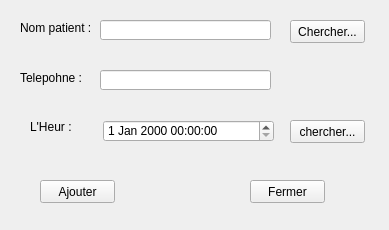
<?xml version="1.0" encoding="UTF-8"?>
<ui version="4.0">
 <class>MainWindow</class>
 <widget class="QMainWindow" name="MainWindow">
  <property name="geometry">
   <rect>
    <x>0</x>
    <y>0</y>
    <width>389</width>
    <height>230</height>
   </rect>
  </property>
  <property name="windowTitle">
   <string>MainWindow</string>
  </property>
  <widget class="QWidget" name="centralwidget">
   <widget class="QLabel" name="label">
    <property name="geometry">
     <rect>
      <x>20</x>
      <y>20</y>
      <width>111</width>
      <height>16</height>
     </rect>
    </property>
    <property name="text">
     <string>Nom patient :</string>
    </property>
   </widget>
   <widget class="QLabel" name="label_2">
    <property name="geometry">
     <rect>
      <x>20</x>
      <y>70</y>
      <width>71</width>
      <height>16</height>
     </rect>
    </property>
    <property name="text">
     <string>Telepohne :</string>
    </property>
   </widget>
   <widget class="QLabel" name="label_3">
    <property name="geometry">
     <rect>
      <x>30</x>
      <y>120</y>
      <width>47</width>
      <height>13</height>
     </rect>
    </property>
    <property name="text">
     <string>L'Heur :</string>
    </property>
   </widget>
   <widget class="QLineEdit" name="nom">
    <property name="geometry">
     <rect>
      <x>100</x>
      <y>20</y>
      <width>171</width>
      <height>20</height>
     </rect>
    </property>
    <property name="readOnly">
     <bool>false</bool>
    </property>
   </widget>
   <widget class="QLineEdit" name="telephone">
    <property name="geometry">
     <rect>
      <x>100</x>
      <y>70</y>
      <width>171</width>
      <height>20</height>
     </rect>
    </property>
   </widget>
   <widget class="QDateTimeEdit" name="date">
    <property name="geometry">
     <rect>
      <x>103</x>
      <y>120</y>
      <width>171</width>
      <height>22</height>
     </rect>
    </property>
   </widget>
   <widget class="QPushButton" name="ajouter">
    <property name="geometry">
     <rect>
      <x>40</x>
      <y>180</y>
      <width>75</width>
      <height>23</height>
     </rect>
    </property>
    <property name="text">
     <string>Ajouter</string>
    </property>
   </widget>
   <widget class="QPushButton" name="fermer">
    <property name="geometry">
     <rect>
      <x>250</x>
      <y>180</y>
      <width>75</width>
      <height>23</height>
     </rect>
    </property>
    <property name="text">
     <string>Fermer</string>
    </property>
   </widget>
   <widget class="QPushButton" name="chercher">
    <property name="geometry">
     <rect>
      <x>290</x>
      <y>20</y>
      <width>75</width>
      <height>23</height>
     </rect>
    </property>
    <property name="text">
     <string>Chercher...</string>
    </property>
   </widget>
   <widget class="QPushButton" name="disponibilite">
    <property name="geometry">
     <rect>
      <x>290</x>
      <y>120</y>
      <width>75</width>
      <height>23</height>
     </rect>
    </property>
    <property name="text">
     <string>chercher...</string>
    </property>
   </widget>
  </widget>
 </widget>
 <resources/>
 <connections/>
</ui>
